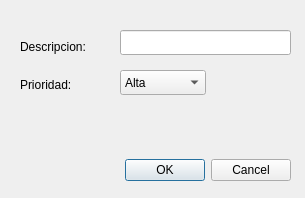
<?xml version="1.0" encoding="UTF-8"?>
<ui version="4.0">
 <class>NuevaTarea</class>
 <widget class="QDialog" name="NuevaTarea">
  <property name="geometry">
   <rect>
    <x>0</x>
    <y>0</y>
    <width>305</width>
    <height>198</height>
   </rect>
  </property>
  <property name="windowTitle">
   <string>Dialog</string>
  </property>
  <widget class="QDialogButtonBox" name="buttonBox">
   <property name="geometry">
    <rect>
     <x>70</x>
     <y>150</y>
     <width>221</width>
     <height>41</height>
    </rect>
   </property>
   <property name="orientation">
    <enum>Qt::Horizontal</enum>
   </property>
   <property name="standardButtons">
    <set>QDialogButtonBox::Cancel|QDialogButtonBox::Ok</set>
   </property>
  </widget>
  <widget class="QComboBox" name="comboBox">
   <property name="geometry">
    <rect>
     <x>120</x>
     <y>70</y>
     <width>86</width>
     <height>25</height>
    </rect>
   </property>
   <item>
    <property name="text">
     <string>Alta</string>
    </property>
   </item>
   <item>
    <property name="text">
     <string>Media</string>
    </property>
   </item>
   <item>
    <property name="text">
     <string>Baja</string>
    </property>
   </item>
  </widget>
  <widget class="QLineEdit" name="lineEdit">
   <property name="geometry">
    <rect>
     <x>120</x>
     <y>30</y>
     <width>171</width>
     <height>25</height>
    </rect>
   </property>
  </widget>
  <widget class="QWidget" name="">
   <property name="geometry">
    <rect>
     <x>20</x>
     <y>30</y>
     <width>85</width>
     <height>71</height>
    </rect>
   </property>
   <layout class="QVBoxLayout" name="verticalLayout">
    <item>
     <widget class="QLabel" name="label">
      <property name="text">
       <string>Descripcion:</string>
      </property>
     </widget>
    </item>
    <item>
     <widget class="QLabel" name="label_2">
      <property name="text">
       <string>Prioridad:</string>
      </property>
     </widget>
    </item>
   </layout>
  </widget>
 </widget>
 <resources/>
 <connections>
  <connection>
   <sender>buttonBox</sender>
   <signal>accepted()</signal>
   <receiver>NuevaTarea</receiver>
   <slot>accept()</slot>
   <hints>
    <hint type="sourcelabel">
     <x>248</x>
     <y>254</y>
    </hint>
    <hint type="destinationlabel">
     <x>157</x>
     <y>274</y>
    </hint>
   </hints>
  </connection>
  <connection>
   <sender>buttonBox</sender>
   <signal>rejected()</signal>
   <receiver>NuevaTarea</receiver>
   <slot>reject()</slot>
   <hints>
    <hint type="sourcelabel">
     <x>316</x>
     <y>260</y>
    </hint>
    <hint type="destinationlabel">
     <x>286</x>
     <y>274</y>
    </hint>
   </hints>
  </connection>
 </connections>
</ui>
